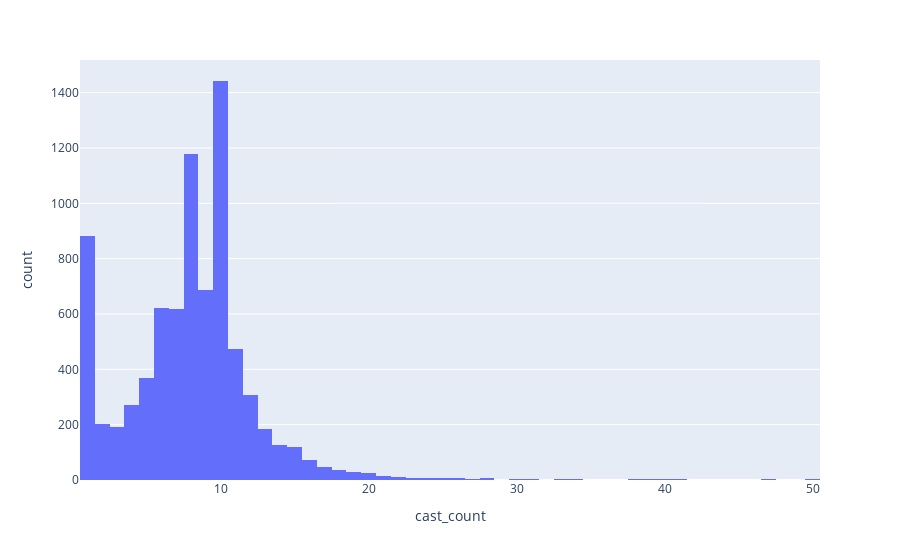

Notebook source saved alongside this figure:
### Code cell
px.histogram(data_import,'cast_count')

### Figure 1 — Plotly figure (JSON) as saved in the notebook; plotly's stock layout.template omitted (floating-point values rounded to 4 significant figures; data arrays with more than 128 entries replaced by an {"elided": "..."} marker saying what was removed)
{"data": [{"alignmentgroup": "True", "bingroup": "x", "hovertemplate": "cast_count=%{x}<br>count=%{y}<extra></extra>", "legendgroup": "", "marker": {"color": "#636efa", "pattern": {"shape": ""}}, "name": "", "offsetgroup": "", "orientation": "v", "showlegend": false, "type": "histogram", "x": {"elided": "7982 int values"}, "xaxis": "x", "yaxis": "y"}], "layout": {"barmode": "relative", "legend": {"tracegroupgap": 0}, "margin": {"t": 60}, "xaxis": {"anchor": "y", "domain": [0, 1], "title": {"text": "cast_count"}}, "yaxis": {"anchor": "x", "domain": [0, 1], "title": {"text": "count"}}}}
